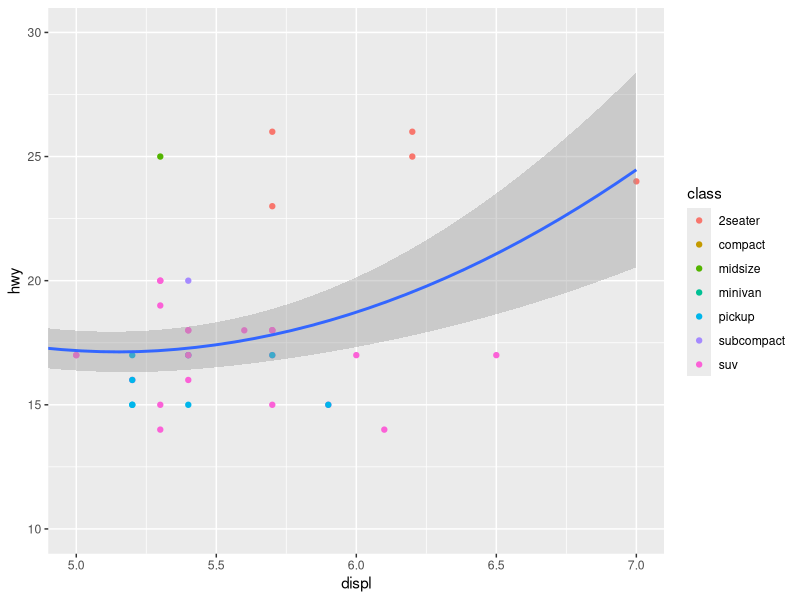
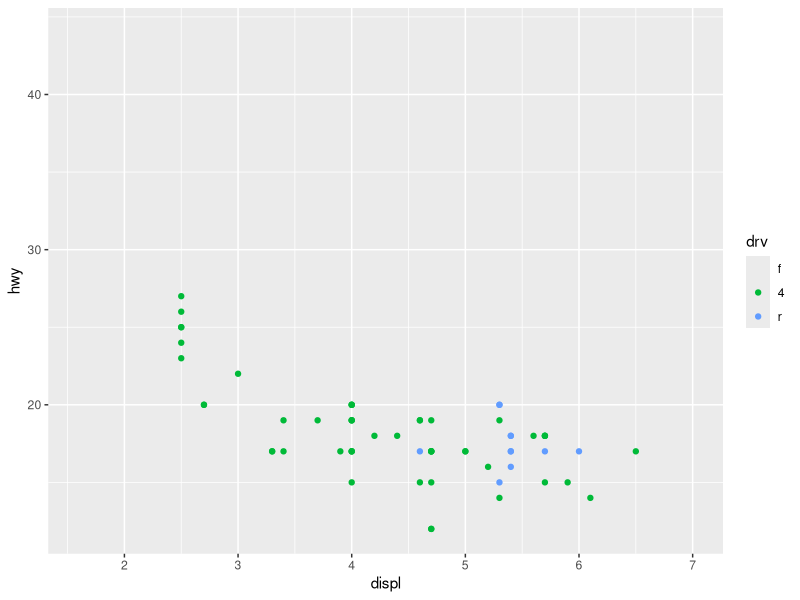
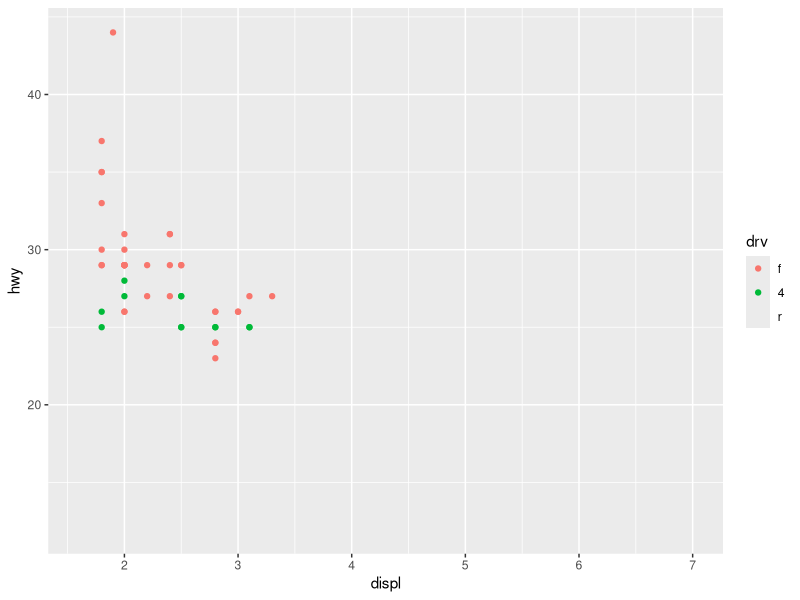

The R source for these figures, in order:
library(tidyverse)

ggplot(mpg, mapping = aes(displ, hwy)) +
  geom_point(aes(color = class)) +
  geom_smooth() +
  coord_cartesian(xlim = c(5, 7), ylim = c(10, 30))

#to match scales across different plots:
suv <- mpg %>% filter(class == "suv")
compact <- mpg %>% filter(class == "compact")

x_scale <- scale_x_continuous(limits = range(mpg$displ))
y_scale <- scale_y_continuous(limits = range(mpg$hwy))
col_scale <- scale_colour_discrete(limits = unique(mpg$drv))

ggplot(suv, aes(displ, hwy, colour = drv)) +
  geom_point() +
  x_scale +
  y_scale +
  col_scale

ggplot(compact, aes(displ, hwy, colour = drv)) +
  geom_point() +
  x_scale +
  y_scale +
  col_scale
